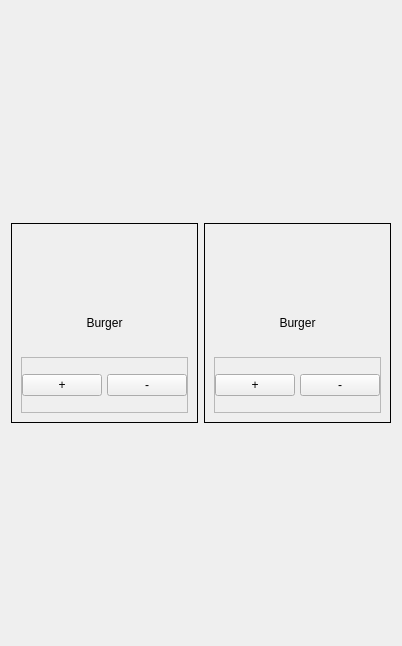
                          <widget class="QWidget" name="w_pizza">
                           <property name="geometry">
                            <rect>
                             <x>0</x>
                             <y>0</y>
                             <width>374</width>
                             <height>646</height>
                            </rect>
                           </property>
                           <layout class="QGridLayout" name="gridLayout_7">
                            <item row="0" column="1">
                             <widget class="QFrame" name="frame_3">
                              <property name="maximumSize">
                               <size>
                                <width>200</width>
                                <height>200</height>
                               </size>
                              </property>
                              <property name="frameShape">
                               <enum>QFrame::Box</enum>
                              </property>
                              <property name="frameShadow">
                               <enum>QFrame::Plain</enum>
                              </property>
                              <layout class="QVBoxLayout" name="verticalLayout_44">
                               <item>
                                <widget class="QLabel" name="label_2">
                                 <property name="maximumSize">
                                  <size>
                                   <width>200</width>
                                   <height>200</height>
                                  </size>
                                 </property>
                                 <property name="text">
                                  <string/>
                                 </property>
                                 <property name="pixmap">
                                  <pixmap>:/Tab/menu.png</pixmap>
                                 </property>
                                 <property name="scaledContents">
                                  <bool>true</bool>
                                 </property>
                                </widget>
                               </item>
                               <item>
                                <widget class="QLabel" name="label_6">
                                 <property name="text">
                                  <string>Burger</string>
                                 </property>
                                 <property name="alignment">
                                  <set>Qt::AlignCenter</set>
                                 </property>
                                </widget>
                               </item>
                               <item>
                                <widget class="QFrame" name="frame_4">
                                 <property name="maximumSize">
                                  <size>
                                   <width>200</width>
                                   <height>100</height>
                                  </size>
                                 </property>
                                 <property name="frameShape">
                                  <enum>QFrame::StyledPanel</enum>
                                 </property>
                                 <property name="frameShadow">
                                  <enum>QFrame::Raised</enum>
                                 </property>
                                 <layout class="QHBoxLayout" name="horizontalLayout_26">
                                  <property name="spacing">
                                   <number>5</number>
                                  </property>
                                  <property name="leftMargin">
                                   <number>0</number>
                                  </property>
                                  <property name="topMargin">
                                   <number>0</number>
                                  </property>
                                  <property name="rightMargin">
                                   <number>0</number>
                                  </property>
                                  <property name="bottomMargin">
                                   <number>0</number>
                                  </property>
                                  <item>
                                   <widget class="QPushButton" name="pushButton_15">
                                    <property name="text">
                                     <string>+</string>
                                    </property>
                                   </widget>
                                  </item>
                                  <item>
                                   <widget class="QPushButton" name="pushButton_16">
                                    <property name="text">
                                     <string>-</string>
                                    </property>
                                   </widget>
                                  </item>
                                 </layout>
                                </widget>
                               </item>
                              </layout>
                             </widget>
                            </item>
                            <item row="0" column="0">
                             <widget class="QFrame" name="frame">
                              <property name="maximumSize">
                               <size>
                                <width>200</width>
                                <height>200</height>
                               </size>
                              </property>
                              <property name="frameShape">
                               <enum>QFrame::Box</enum>
                              </property>
                              <property name="frameShadow">
                               <enum>QFrame::Plain</enum>
                              </property>
                              <layout class="QVBoxLayout" name="verticalLayout_43">
                               <item>
                                <widget class="QLabel" name="label">
                                 <property name="maximumSize">
                                  <size>
                                   <width>200</width>
                                   <height>200</height>
                                  </size>
                                 </property>
                                 <property name="text">
                                  <string/>
                                 </property>
                                 <property name="pixmap">
                                  <pixmap>:/Tab/menu.png</pixmap>
                                 </property>
                                 <property name="scaledContents">
                                  <bool>true</bool>
                                 </property>
                                </widget>
                               </item>
                               <item>
                                <widget class="QLabel" name="label_5">
                                 <property name="text">
                                  <string>Burger</string>
                                 </property>
                                 <property name="alignment">
                                  <set>Qt::AlignCenter</set>
                                 </property>
                                </widget>
                               </item>
                               <item>
                                <widget class="QFrame" name="frame_2">
                                 <property name="maximumSize">
                                  <size>
                                   <width>200</width>
                                   <height>100</height>
                                  </size>
                                 </property>
                                 <property name="frameShape">
                                  <enum>QFrame::StyledPanel</enum>
                                 </property>
                                 <property name="frameShadow">
                                  <enum>QFrame::Raised</enum>
                                 </property>
                                 <layout class="QHBoxLayout" name="horizontalLayout_25">
                                  <property name="spacing">
                                   <number>5</number>
                                  </property>
                                  <property name="leftMargin">
                                   <number>0</number>
                                  </property>
                                  <property name="topMargin">
                                   <number>0</number>
                                  </property>
                                  <property name="rightMargin">
                                   <number>0</number>
                                  </property>
                                  <property name="bottomMargin">
                                   <number>0</number>
                                  </property>
                                  <item>
                                   <widget class="QPushButton" name="pushButton_4">
                                    <property name="text">
                                     <string>+</string>
                                    </property>
                                   </widget>
                                  </item>
                                  <item>
                                   <widget class="QPushButton" name="pushButton_14">
                                    <property name="text">
                                     <string>-</string>
                                    </property>
                                   </widget>
                                  </item>
                                 </layout>
                                </widget>
                               </item>
                              </layout>
                             </widget>
                            </item>
                           </layout>
                          </widget>
